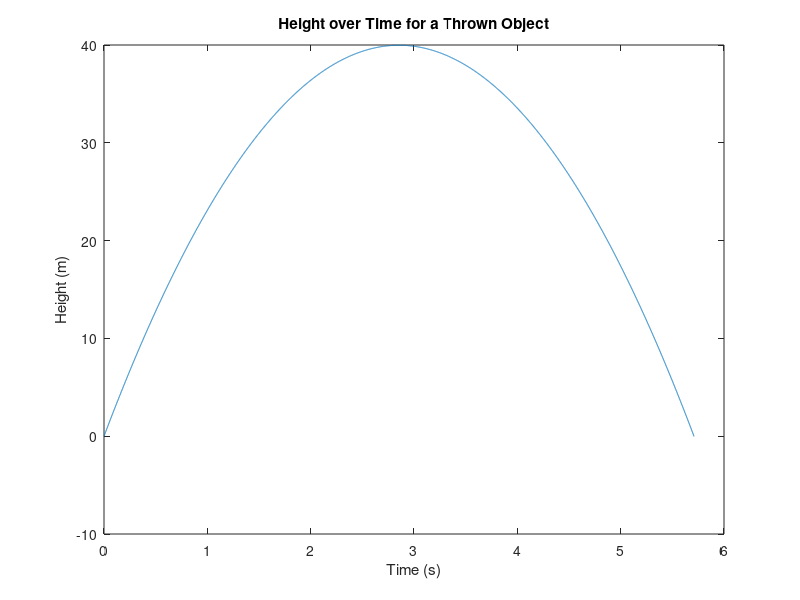

MATLAB code for this plot:
% STURGEON, Philomene
% 2024-10-09
% MATLAB Loops Assignment

% Problem 4

% height_versus_time: creates a plot of height over time for an object
% thrown upwards at an initial velocity of 28 m/s using velocity, height,
% and time vectors created in a step-wise way

clear all, clc, format compact

acceleration = -9.81; % gravitational acceleration in m/s^2
velocity = [28]; % initial velocity in m/s
height = [0]; % initial height in m
time = [0]; % initial time in s

%following block of code incrementally creates the second item in the time,
%velocity, and height vectors to avoid premature exiting of the while loop
%while height = 0 initially
time(end+1)= time(end)+0.001; % time vector
velocity(end+1)= (velocity(end)+(acceleration*0.001)); % velocity vector
height(end+1)= (height(end)+((velocity(end-1))*0.001)); % height vector

% while loop incrementally adds items to time, velocity, and height vectors
% until height is once again at 0 (when object lands); uses kinematic
% equations to calculate velocities and heights, simply increments time by
% 0.001s each loop
while height(end) >= 0
    time(end+1) = time(end)+0.001;
    velocity(end+1)= (velocity(end)+(acceleration*0.001));
    height(end+1)= (height(end)+((velocity(end-1))*0.001));    
end

% generates plot of height over time for thrown object
plot(time,height);
xlabel('Time (s)');
ylabel('Height (m)');
title('Height over Time for a Thrown Object');

%End of Script
%-------------